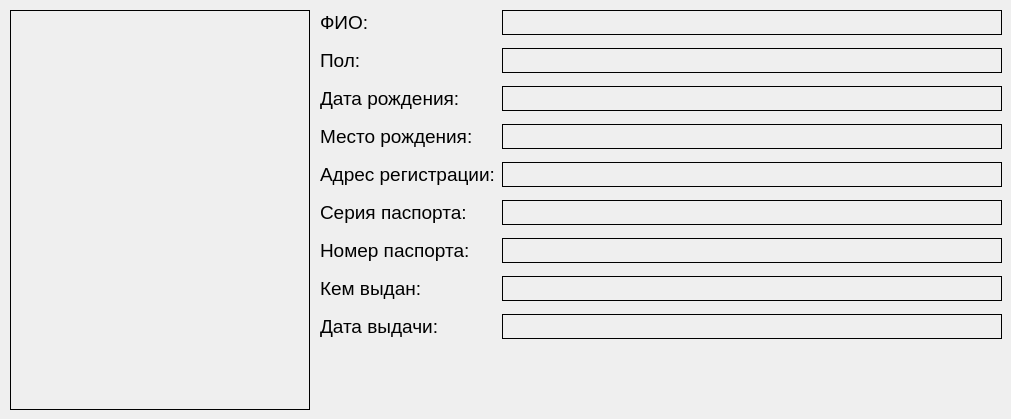
     <widget class="QWidget" name="tab_3">
      <attribute name="title">
       <string>Паспортные данные</string>
      </attribute>
      <widget class="QLabel" name="label_5">
       <property name="geometry">
        <rect>
         <x>320</x>
         <y>48</y>
         <width>49</width>
         <height>25</height>
        </rect>
       </property>
       <property name="font">
        <font>
         <pointsize>14</pointsize>
        </font>
       </property>
       <property name="text">
        <string>Пол:</string>
       </property>
      </widget>
      <widget class="QLabel" name="label_6">
       <property name="geometry">
        <rect>
         <x>320</x>
         <y>10</y>
         <width>49</width>
         <height>25</height>
        </rect>
       </property>
       <property name="font">
        <font>
         <pointsize>14</pointsize>
        </font>
       </property>
       <property name="text">
        <string>ФИО:</string>
       </property>
      </widget>
      <widget class="QLabel" name="label_7">
       <property name="geometry">
        <rect>
         <x>320</x>
         <y>86</y>
         <width>143</width>
         <height>25</height>
        </rect>
       </property>
       <property name="font">
        <font>
         <pointsize>14</pointsize>
        </font>
       </property>
       <property name="text">
        <string>Дата рождения:</string>
       </property>
      </widget>
      <widget class="QLabel" name="label_8">
       <property name="geometry">
        <rect>
         <x>320</x>
         <y>124</y>
         <width>157</width>
         <height>25</height>
        </rect>
       </property>
       <property name="font">
        <font>
         <pointsize>14</pointsize>
        </font>
       </property>
       <property name="text">
        <string>Место рождения:</string>
       </property>
      </widget>
      <widget class="QLabel" name="label_9">
       <property name="geometry">
        <rect>
         <x>320</x>
         <y>162</y>
         <width>175</width>
         <height>25</height>
        </rect>
       </property>
       <property name="font">
        <font>
         <pointsize>14</pointsize>
        </font>
       </property>
       <property name="text">
        <string>Адрес регистрации:</string>
       </property>
      </widget>
      <widget class="QLabel" name="label_10">
       <property name="geometry">
        <rect>
         <x>320</x>
         <y>200</y>
         <width>175</width>
         <height>25</height>
        </rect>
       </property>
       <property name="font">
        <font>
         <pointsize>14</pointsize>
        </font>
       </property>
       <property name="text">
        <string>Серия паспорта:</string>
       </property>
      </widget>
      <widget class="QLabel" name="label_11">
       <property name="geometry">
        <rect>
         <x>320</x>
         <y>238</y>
         <width>175</width>
         <height>25</height>
        </rect>
       </property>
       <property name="font">
        <font>
         <pointsize>14</pointsize>
        </font>
       </property>
       <property name="text">
        <string>Номер паспорта:</string>
       </property>
      </widget>
      <widget class="QLabel" name="label_12">
       <property name="geometry">
        <rect>
         <x>320</x>
         <y>276</y>
         <width>175</width>
         <height>25</height>
        </rect>
       </property>
       <property name="font">
        <font>
         <pointsize>14</pointsize>
        </font>
       </property>
       <property name="text">
        <string>Кем выдан:</string>
       </property>
      </widget>
      <widget class="QLabel" name="label_13">
       <property name="geometry">
        <rect>
         <x>320</x>
         <y>314</y>
         <width>175</width>
         <height>25</height>
        </rect>
       </property>
       <property name="font">
        <font>
         <pointsize>14</pointsize>
        </font>
       </property>
       <property name="text">
        <string>Дата выдачи:</string>
       </property>
      </widget>
      <widget class="QLabel" name="lb_pasDoc">
       <property name="geometry">
        <rect>
         <x>10</x>
         <y>10</y>
         <width>300</width>
         <height>400</height>
        </rect>
       </property>
       <property name="frameShape">
        <enum>QFrame::Shape::Box</enum>
       </property>
       <property name="text">
        <string/>
       </property>
       <property name="scaledContents">
        <bool>true</bool>
       </property>
      </widget>
      <widget class="QLabel" name="lb_birthDatePas">
       <property name="geometry">
        <rect>
         <x>502</x>
         <y>86</y>
         <width>500</width>
         <height>25</height>
        </rect>
       </property>
       <property name="font">
        <font>
         <pointsize>14</pointsize>
        </font>
       </property>
       <property name="frameShape">
        <enum>QFrame::Shape::Box</enum>
       </property>
       <property name="text">
        <string/>
       </property>
      </widget>
      <widget class="QLabel" name="lb_regPas">
       <property name="geometry">
        <rect>
         <x>502</x>
         <y>162</y>
         <width>500</width>
         <height>25</height>
        </rect>
       </property>
       <property name="font">
        <font>
         <pointsize>14</pointsize>
        </font>
       </property>
       <property name="frameShape">
        <enum>QFrame::Shape::Box</enum>
       </property>
       <property name="text">
        <string/>
       </property>
      </widget>
      <widget class="QLabel" name="lb_issuePlacePas">
       <property name="geometry">
        <rect>
         <x>502</x>
         <y>276</y>
         <width>500</width>
         <height>25</height>
        </rect>
       </property>
       <property name="font">
        <font>
         <pointsize>14</pointsize>
        </font>
       </property>
       <property name="frameShape">
        <enum>QFrame::Shape::Box</enum>
       </property>
       <property name="text">
        <string/>
       </property>
      </widget>
      <widget class="QLabel" name="lb_genderPas">
       <property name="geometry">
        <rect>
         <x>502</x>
         <y>48</y>
         <width>500</width>
         <height>25</height>
        </rect>
       </property>
       <property name="font">
        <font>
         <pointsize>14</pointsize>
        </font>
       </property>
       <property name="frameShape">
        <enum>QFrame::Shape::Box</enum>
       </property>
       <property name="text">
        <string/>
       </property>
      </widget>
      <widget class="QLabel" name="lb_seriaPas">
       <property name="geometry">
        <rect>
         <x>502</x>
         <y>200</y>
         <width>500</width>
         <height>25</height>
        </rect>
       </property>
       <property name="font">
        <font>
         <pointsize>14</pointsize>
        </font>
       </property>
       <property name="frameShape">
        <enum>QFrame::Shape::Box</enum>
       </property>
       <property name="text">
        <string/>
       </property>
      </widget>
      <widget class="QLabel" name="lb_nemberPas">
       <property name="geometry">
        <rect>
         <x>502</x>
         <y>238</y>
         <width>500</width>
         <height>25</height>
        </rect>
       </property>
       <property name="font">
        <font>
         <pointsize>14</pointsize>
        </font>
       </property>
       <property name="frameShape">
        <enum>QFrame::Shape::Box</enum>
       </property>
       <property name="text">
        <string/>
       </property>
      </widget>
      <widget class="QLabel" name="lb_birthPlacePas">
       <property name="geometry">
        <rect>
         <x>502</x>
         <y>124</y>
         <width>500</width>
         <height>25</height>
        </rect>
       </property>
       <property name="font">
        <font>
         <pointsize>14</pointsize>
        </font>
       </property>
       <property name="frameShape">
        <enum>QFrame::Shape::Box</enum>
       </property>
       <property name="text">
        <string/>
       </property>
      </widget>
      <widget class="QLabel" name="lb_fioPas">
       <property name="geometry">
        <rect>
         <x>502</x>
         <y>10</y>
         <width>500</width>
         <height>25</height>
        </rect>
       </property>
       <property name="font">
        <font>
         <pointsize>14</pointsize>
        </font>
       </property>
       <property name="frameShape">
        <enum>QFrame::Shape::Box</enum>
       </property>
       <property name="text">
        <string/>
       </property>
      </widget>
      <widget class="QLabel" name="lb_issueDatePas">
       <property name="geometry">
        <rect>
         <x>502</x>
         <y>314</y>
         <width>500</width>
         <height>25</height>
        </rect>
       </property>
       <property name="font">
        <font>
         <pointsize>14</pointsize>
        </font>
       </property>
       <property name="frameShape">
        <enum>QFrame::Shape::Box</enum>
       </property>
       <property name="text">
        <string/>
       </property>
      </widget>
     </widget>
